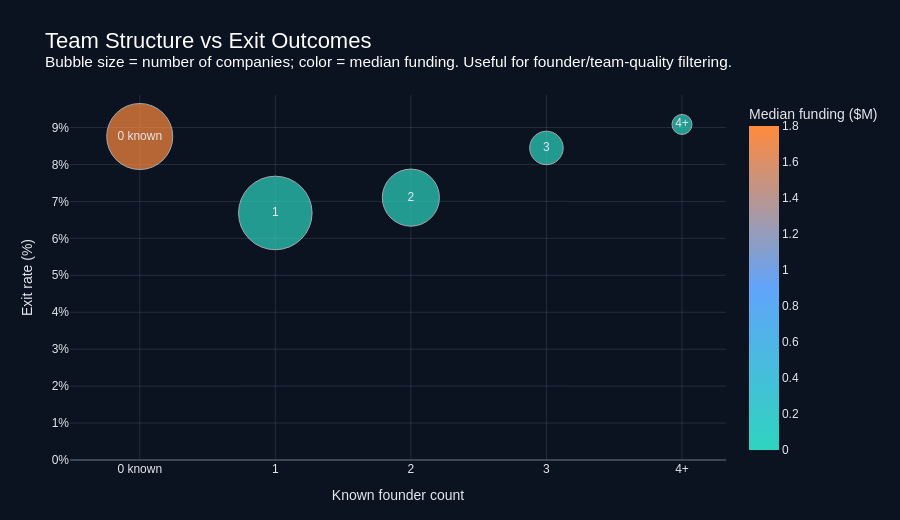

The notebook cell saved with this chart:
### Code cell
# Interactive Chart 2: Founder count as a team-structure signal.
plot_df = founder_bucket_summary.copy()
plot_df["exit_rate_pct"] = plot_df["exit_rate"] * 100
plot_df["median_funding_m"] = plot_df["median_funding_usd"] / 1_000_000

fig = px.scatter(
    plot_df,
    x="founder_bucket",
    y="exit_rate_pct",
    size="companies",
    color="median_funding_m",
    color_continuous_scale=["#2DD4BF", "#60A5FA", "#FF8A3D"],
    size_max=52,
    text="founder_bucket",
    hover_data={
        "founder_bucket": False,
        "companies": ":,",
        "exit_rate_pct": ":.1f",
        "median_funding_m": ":.2f",
        "median_rounds": ":.1f",
    },
    labels={
        "founder_bucket": "Known founder count",
        "exit_rate_pct": "Exit rate (%)",
        "median_funding_m": "Median funding ($M)",
    },
)
fig.update_traces(textposition="middle center", marker=dict(line=dict(width=1, color="#E5E7EB")))
fig = polish_fig(
    fig,
    "Team Structure vs Exit Outcomes",
    "Bubble size = number of companies; color = median funding. Useful for founder/team-quality filtering.",
    height=520,
)
fig.update_yaxes(ticksuffix="%", rangemode="tozero")
fig.show()

display(Markdown(
    "**Dashboard insight:** show founder-count buckets alongside funding and exits so investors can distinguish "
    "team-structure signal from pure funding signal."
))

### Figure 1 — Plotly figure (JSON) as saved in the notebook; plotly's stock layout.template omitted (floating-point values rounded to 4 significant figures)
{"data": [{"customdata": [[12820.0, 1.8, 1.0], [15880.0, 0.0, 0.0], [9575.0, 0.0, 0.0], [3291.0, 0.0, 1.0], [1178.0, 0.0, 1.0]], "hovertemplate": "Exit rate (%)=%{y:.1f}<br>companies=%{customdata[0]:,}<br>Median funding ($M)=%{marker.color:.2f}<br>median_rounds=%{customdata[2]:.1f}<extra></extra>", "legendgroup": "", "marker": {"color": [1.8, 0.0, 0.0, 0.0, 0.0], "coloraxis": "coloraxis", "line": {"color": "#E5E7EB", "width": 1}, "size": [12825, 15882, 9575, 3291, 1178], "sizemode": "area", "sizeref": 5.874, "symbol": "circle"}, "mode": "markers+text", "name": "", "orientation": "v", "showlegend": false, "text": ["0 known", "1", "2", "3", "4+"], "textposition": "middle center", "type": "scatter", "x": ["0 known", "1", "2", "3", "4+"], "xaxis": "x", "y": [8.756, 6.687, 7.102, 8.447, 9.083], "yaxis": "y"}], "layout": {"coloraxis": {"colorbar": {"title": {"text": "Median funding ($M)"}}, "colorscale": [[0, "#2DD4BF"], [0.5, "#60A5FA"], [1, "#FF8A3D"]]}, "font": {"color": "#E5E7EB", "family": "Arial"}, "height": 520, "legend": {"itemsizing": "constant", "title": {"text": ""}, "tracegroupgap": 0}, "margin": {"b": 60, "l": 70, "r": 40, "t": 95}, "paper_bgcolor": "#0B1220", "plot_bgcolor": "#0B1220", "title": {"font": {"color": "#FFFFFF", "size": 22}, "text": "Team Structure vs Exit Outcomes<br><sup>Bubble size = number of companies; color = median funding. Useful for founder/team-quality filtering.</sup>"}, "xaxis": {"anchor": "y", "domain": [0, 1], "gridcolor": "rgba(148,163,184,0.18)", "title": {"text": "Known founder count"}, "zerolinecolor": "rgba(148,163,184,0.35)"}, "yaxis": {"anchor": "x", "domain": [0, 1], "gridcolor": "rgba(148,163,184,0.18)", "rangemode": "tozero", "ticksuffix": "%", "title": {"text": "Exit rate (%)"}, "zerolinecolor": "rgba(148,163,184,0.35)"}}}
